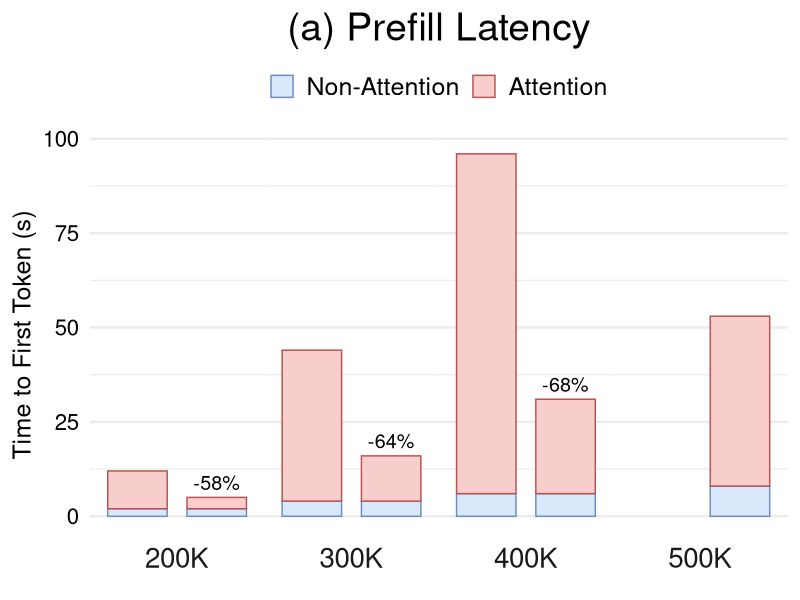

This figure's R source:
library(tidyverse)

data <- read_csv("data/perf_1.csv")

data <- data %>%
  mutate(
    tokens = fct_inorder(tokens),
    method = fct_relevel(method, "Vanilla", "WG-KV"),
    component = fct_relevel(component, "Non-Attention", "Attention")
  ) %>%
  group_by(tokens, method) %>%
  mutate(total_latency = sum(latency)) %>%
  ungroup()

reduction_labels <- data %>%
  distinct(tokens, method, total_latency) %>%
  group_by(tokens) %>%
  mutate(
    vanilla_latency = total_latency[method == "Vanilla"],
    reduction = (total_latency - vanilla_latency) / vanilla_latency,
    label = if_else(
      method == "WG-KV",
      scales::label_percent(accuracy = 1)(reduction),
      ""
    )
  ) %>%
  ungroup()

fig <- ggplot(data, aes(x = method, y = latency, fill = component, colour = component)) +
  geom_col(width = 0.75, position = position_stack(reverse = TRUE)) +
  geom_text(
    data = reduction_labels,
    aes(x = method, y = total_latency, label = label),
    vjust = -0.5,
    size = 5,
    inherit.aes = FALSE
  ) +
  facet_grid(. ~ tokens, switch = "x") +
  scale_fill_manual(
    values = c("Non-Attention" = "#DAE8FC", "Attention" = "#F8CECC"),
  ) +
  scale_colour_manual(
    values = c("Non-Attention" = "#6C8EBF", "Attention" = "#B85450"),
  ) +
  labs(
    title = "(a) Prefill Latency",
    x = NULL,
    y = "Time to First Token (s)",
  ) +
  theme_minimal(base_size = 18) +
  theme(
    plot.title = element_text(size = 28, hjust = 0.5),
    legend.position = "top",
    legend.title = element_blank(),
    legend.text = element_text(size = 18),
    axis.text.x = element_blank(),
    axis.text.y = element_text(size = 16, colour = "black"),
    strip.text.x = element_text(size = 20),
    panel.spacing = unit(0, "cm"),
    panel.grid.major.x = element_blank(),
    panel.grid.minor.x = element_blank(),
  )

ggsave("perf_1.pdf", fig, width = 5.0, height = 4.0, units = "in")
